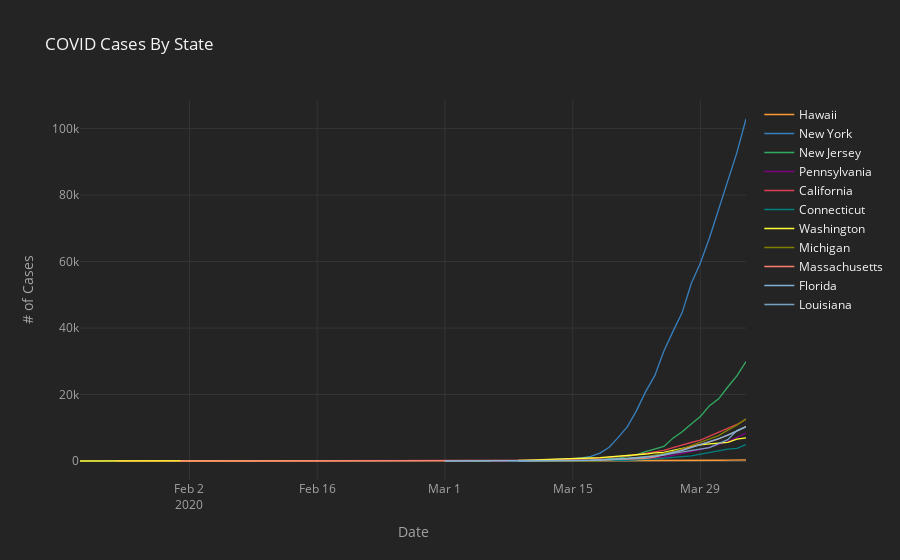
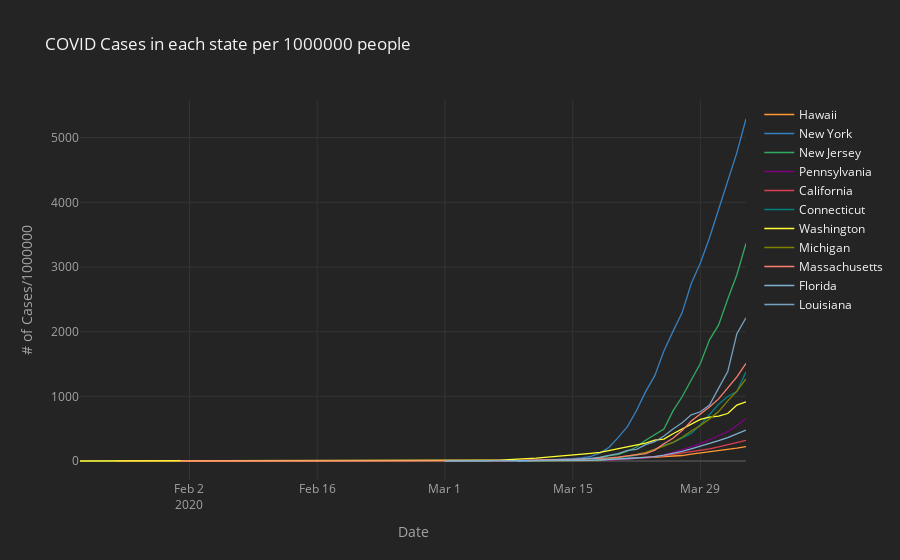
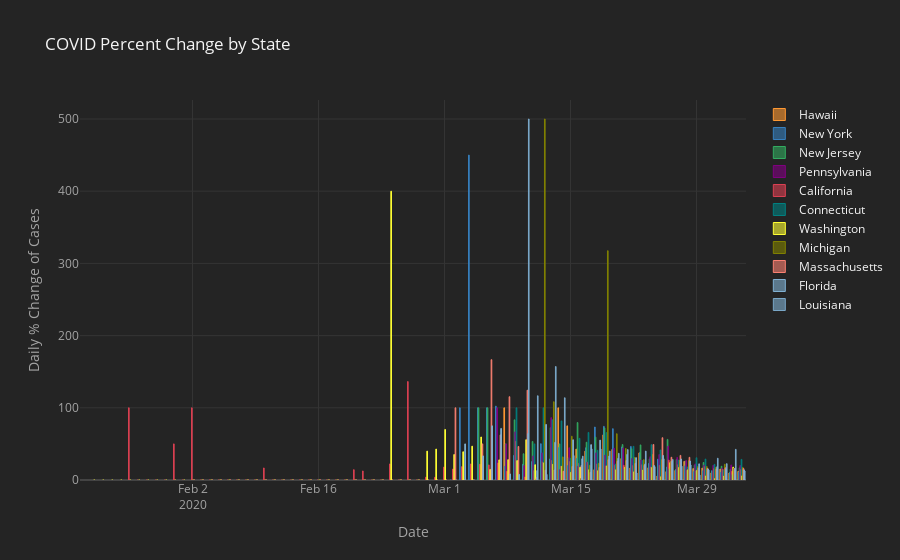

Write notebook code for charts like these, in order.
### Code cell
scale = 1000000
states= ['Hawaii','New York','New Jersey','Pennsylvania','California','Connecticut', 'Washington','Michigan','Massachusetts', 'Florida','Louisiana']
df_populations = pd.read_csv(data_dir+'co-est2019-alldata.csv',encoding="ISO-8859-1",dtype={'STATE': str,'COUNTY':str})[['STATE','COUNTY','STNAME','CTYNAME','POPESTIMATE2019']]
df_states_populations = df_populations[(df_populations['COUNTY']=='000') & (df_populations['STNAME'] == df_populations['CTYNAME'])]
df_states = pd.read_csv(data_dir+'covid-19-data/us-states.csv')
df_states = df_states.merge(df_states_populations,left_on=['state'],right_on=['STNAME'])
df_states['norm_cases'] = df_states['cases']/(df_states['POPESTIMATE2019']/scale)
df_states_pivot = df_states.pivot(index='date',columns='state',values='cases')
df_states_chg = df_states_pivot.pct_change()*100
df_states_norm = df_states.pivot(index='date',columns='state',values='norm_cases')
fig = df_states_pivot[states].iplot(asFigure=True,kind='scatter',title='COVID Cases By State',xTitle='Date',yTitle='# of Cases')
fig2 = df_states_norm[states].iplot(asFigure=True,kind='scatter',title='COVID Cases in each state per '+str(scale) + ' people',xTitle='Date',yTitle='# of Cases/1000000')
fig3 = df_states_chg[states].iplot(asFigure=True,kind='bar',title='COVID Percent Change by State',xTitle='Date',yTitle='Daily % Change of Cases')


plot(fig,filename=out_dir+'state.html')
plot(fig3,filename=out_dir+'state_norm.html')
plot(fig2,filename=out_dir+'state_percent_chg.html')

iplot(fig)
iplot(fig2)
iplot(fig3)
